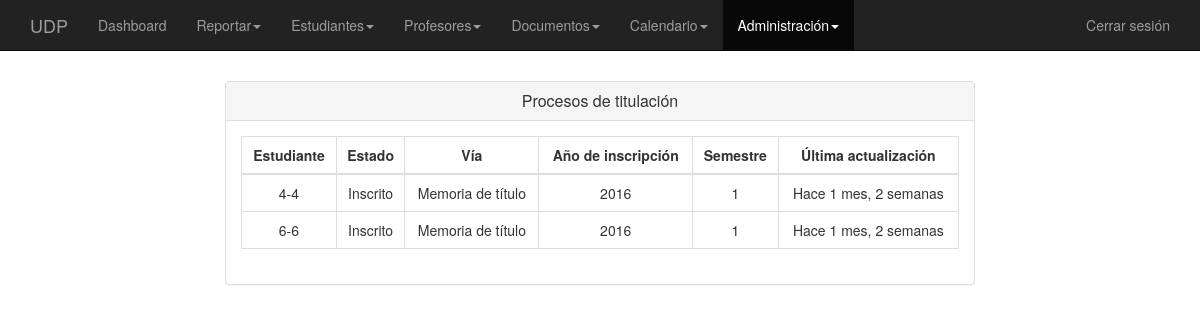
The app's page /graduation/list_process/ (signed in) with its own data.
### core/models.py (models this page shows, shortened)
class BaseModel(models.Model):
    created_at = models.DateTimeField("registrado el", auto_now_add=True)
    updated_at = models.DateTimeField("actualizado el", auto_now=True)
    class Meta:
        abstract = True

class GraduationProcess(BaseModel):
    student = models.ForeignKey(User,
                                verbose_name="estudiante",
                                related_name="students"
                                )
    professor = models.ForeignKey(User,
                                  verbose_name="profesor",
                                  related_name="professors",
                                  null=True,
                                  blank=True
                                  )
    c_professor = models.ForeignKey(User,
                                    verbose_name="profesor de comisión",
                                    related_name="c_professors",
                                    null=True,
                                    blank=True)
    description = models.TextField("descripción", null=True, blank=True)
    semester = models.CharField("semestre", max_length=1)
    status = models.CharField("estado", max_length=255, default="Inscrito")
    way = models.ForeignKey(Way, verbose_name="vía")

class Way(BaseModel):
    name = models.CharField("nombre", max_length=200)
    abbr = models.CharField("abreviatura", max_length=15)
    ini_date = models.DateField("fecha de inicio de vigencia", null=True, blank=True)
    end_date = models.DateField("fecha de término de vigencia", null=True, blank=True)
    update_date = models.DateField("fecha de la última actualización", null=True, blank=True)
    def __unicode__(self):
        return u"%s" % self.name

### core/views.py (the view)
# urls.py: url(r'^graduation/list_process/$', views.list_graduation_process, name='list_graduation_process'),
@login_required
def list_graduation_process(request):
    gps = GraduationProcess.objects.filter(created_at__year=datetime.today().year)
    return render(request, 'graduation_process_list.html', {'gps': gps})

### templates/graduation_process_list.html (shortened to what this page needs)
{% extends "_base.html" %}
{% block body %}
    <div class="row">
        <div class="col-md-8 col-md-offset-2">
            <div class="panel panel-default">
                <div class="panel-heading text-center">
                    <h3 class="panel-title">Procesos de titulación</h3>
                </div>
                <div class="panel-body">
                    <table class="table table-bordered table-hover table-stripped text-center">
                        <thead>
                            <tr>
                                <th>Estudiante</th>
                                <th>Estado</th>
                                <th>Vía</th>
                                <th>Año de inscripción</th>
                                <th>Semestre</th>
                                <th>Última actualización</th>
                            </tr>
                        </thead>
                        <tbody>
                            {% load humanize %}
                            {% for gp in gps %}
                            <tr class="clickable-row" data-url="{% url 'get_graduation_process' gp.pk %}">
                                <td>{{ gp.student }}</td>
                                <td>{{ gp.status }}</td>
                                <td>{{ gp.way }}</td>
                                <td>{{ gp.created_at.year }}</td>
                                <td>{{ gp.semester }}</td>
                                <td>Hace {{ gp.updated_at|timesince }}</td>
                            </tr>
                            {% endfor %}
                        </tbody>
                    </table>
                </div>
            </div>
        </div>
    </div>
{% endblock %}

### templates/_base.html (shortened to what this page needs)
<!DOCTYPE html>
<html lang="es">
  <head>
    {% load staticfiles %}
    <link href="{% static 'css/bootstrap.min.css' %}" rel="stylesheet">
    <link href="{% static 'css/custom.css' %}" rel="stylesheet">
  </head>
  <body>
    <nav class="navbar navbar-inverse navbar-fixed-top">
      <div class="container">
        <div class="navbar-header">
          <a class="navbar-brand" href="#">UDP</a>
        </div>
        {% if user.is_authenticated %}
        <div id="navbar" class="collapse navbar-collapse">
          <ul class="nav navbar-nav">
            <li id="dashboard"><a href="{% url 'dashboard' %}">Dashboard</a></li>
            <li id="report" class="dropdown">
              <a href="#" class="dropdown-toggle" data-toggle="dropdown" role="button" aria-haspopup="true"
                 aria-expanded="false">Reportar<span class="caret"></span></a>
            </li>
            <li id="student" class="dropdown">
              <a href="#" class="dropdown-toggle" data-toggle="dropdown" role="button" aria-haspopup="true"
                 aria-expanded="false">Estudiantes<span class="caret"></span></a>
            </li>
            <li id="professor" class="dropdown">
              <a href="#" class="dropdown-toggle" data-toggle="dropdown" role="button" aria-haspopup="true"
                 aria-expanded="false">Profesores<span class="caret"></span></a>
            </li>
            <li id="documents" class="dropdown">
              <a href="#" class="dropdown-toggle" data-toggle="dropdown" role="button" aria-haspopup="true"
                 aria-expanded="false">Documentos<span class="caret"></span></a>
            </li>
            <li id="calendar" class="dropdown">
              <a href="#" class="dropdown-toggle" data-toggle="dropdown" role="button" aria-haspopup="true"
                 aria-expanded="false">Calendario<span class="caret"></span></a>
            </li>
            <li id="admin" class="dropdown">
              <a href="#" class="dropdown-toggle" data-toggle="dropdown" role="button" aria-haspopup="true"
                 aria-expanded="false">Administración<span class="caret"></span></a>
            </li>
          </ul>
          <ul class="nav navbar-nav navbar-right">
            <li><a href="{% url 'logout' %}">Cerrar sesión</a></li>
          </ul>
        </div>
        {% endif %}
      </div>
    </nav>
    <div class="bodycontainer container">
      <div class="row">
        <div class="col-md-8 col-md-offset-2">
        </div>
      </div>
      {% block body %}
      {% endblock %}
    </div>
  </body>
</html>

### static/css/custom.css (style rules this page uses)
body { padding-top: 50px; }
.bodycontainer { margin-top: 30px; }
tr.clickable-row { cursor: pointer; }
th { text-align: center !important; }

### records on screen
GraduationProcess: student "4-4", status "Inscrito", way "Memoria de título", created_at.year "2016", semester "1", updated_at "1 mes, 2 semanas"
GraduationProcess: student "6-6", status "Inscrito", way "Memoria de título", created_at.year "2016", semester "1", updated_at "1 mes, 2 semanas"
